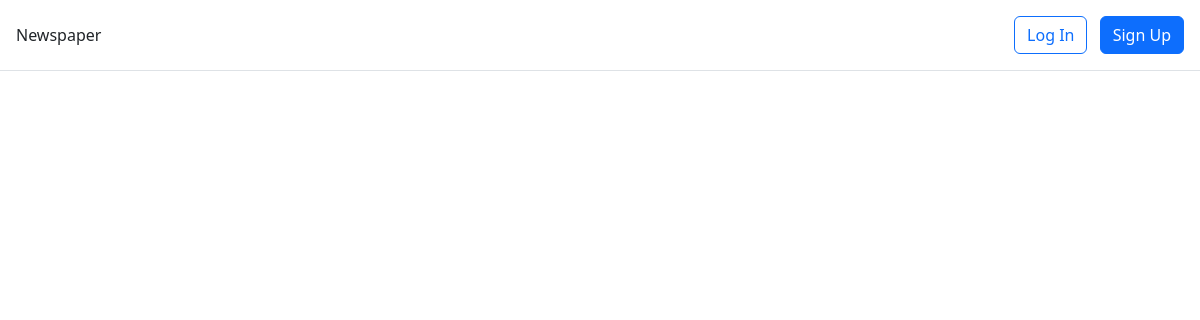
/articles/, run on an earlier commit of the app's database.
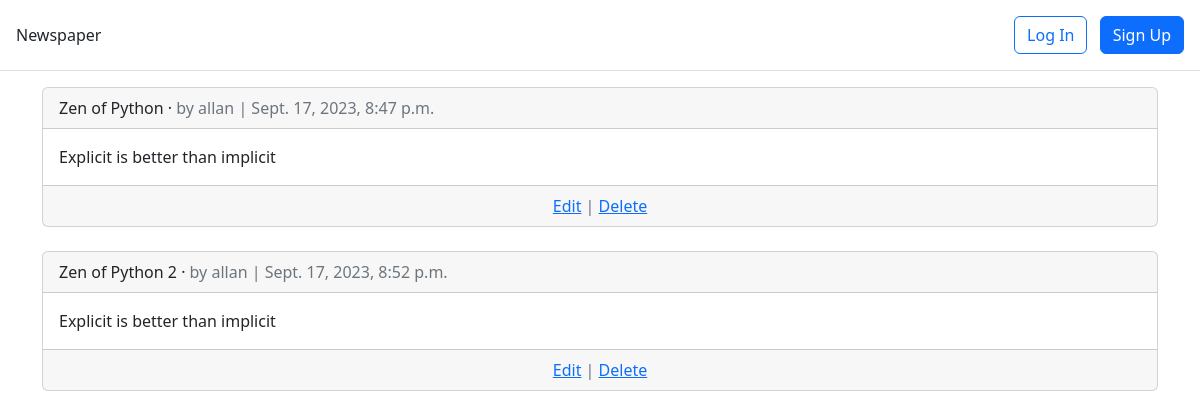
And on a later commit of the database.
### articles/models.py (models this page shows, shortened)
class Article(models.Model):
    title = models.CharField(max_length=25)
    body = models.TextField(default='')
    date = models.DateTimeField(auto_now_add=True)
    author = models.ForeignKey(settings.AUTH_USER_MODEL, on_delete=models.CASCADE)

### users/models.py (models this page shows)
class CustomUser(AbstractUser):
    age = models.PositiveIntegerField(null=True, blank=True)

### articles/views.py (the view)
# urls.py: path("", ArticleListView.as_view(), name="article_list"),
class ArticleListView(ListView):
    model = Article
    template_name = 'article_list.html'

### templates/article_list.html (shortened to what this page needs)
{% extends "base.html" %}
{% block content %}
{% for article in article_list %}
<div class="card">
    <div class="card-header">
        <span class="font-weight-bold">{{ article.title }}</span> &middot;
        <span class="text-muted">by {{ article.author }} |
            {{ article.date }}</span>
    </div>
    <div class="card-body">
        {{ article.body }}
    </div>
    <div class="card-footer text-center text-muted">
        <a href="#">Edit</a> | <a href="#">Delete</a>
    </div>
</div>
<br />
{% endfor %}
{% endblock content %}

### templates/base.html (shortened to what this page needs)
<!DOCTYPE html>
<html>
<head>
  <link href="https://cdn.jsdelivr.net/npm/bootstrap@5.2.3/dist/css/bootstrap.min.css" rel="stylesheet"
>
</head>
<body>
  <header class="p-3 mb-3 border-bottom">
    <div class="d-flex flex-wrap align-items-center justify-content-center
        justify-content-lg-start">
      <a class="navbar-brand" href="{% url 'home' %}">Newspaper</a>
        {% if user.is_authenticated %}
        <li><a href="#" class="nav-link px-2 link-dark">+ New</a></li>
      </ul>
      <div class="dropdown text-end">
        <a href="#" class="d-block link-dark text-decoration-none dropdown-toggle" id="dropdownUser1"
          data-bs-toggle="dropdown" aria-expanded="false">
          {{ user.username }}
        </a>
        <ul class="dropdown-menu text-small" aria-labelledby="dropdownUser1">
          <li><a class="dropdown-item" href="{% url 'password_change' %}">
              Change password</a></li>
          <li><a class="dropdown-item" href="{% url 'logout' %}">Log Out</a></li>
        </ul>
      </div>
      {% else %}
      <div class="text-end">
        <a href="{% url 'login' %}" class="btn btn-outline-primary me-2">
          Log In</a>
        <a href="{% url 'signup' %}" class="btn btn-primary">Sign Up</a>
      </div>
      {% endif %}
    </div>
  </header>
  <main>
    <div class="container">
      {% block content %}
      {% endblock content %}
    </div>
  </main>
</body>
</html>

What changed in the data, as far as the page shows it:
added Article: title "Zen of Python", author "allan", date "Sept. 17, 2023, 8:47 p.m.", body "Explicit is better than implicit"
added Article: title "Zen of Python 2", author "allan", date "Sept. 17, 2023, 8:52 p.m.", body "Explicit is better than implicit"
